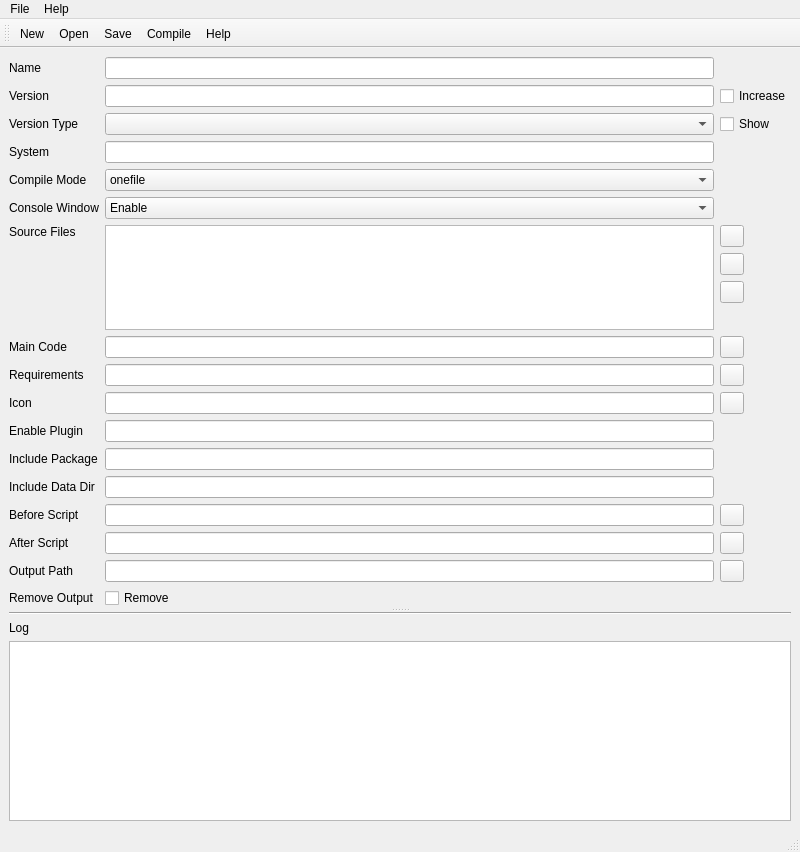
<?xml version="1.0" encoding="UTF-8"?>
<ui version="4.0">
 <class>MainWindow</class>
 <widget class="QMainWindow" name="MainWindow">
  <property name="geometry">
   <rect>
    <x>0</x>
    <y>0</y>
    <width>800</width>
    <height>852</height>
   </rect>
  </property>
  <property name="windowTitle">
   <string>MainWindow</string>
  </property>
  <widget class="QWidget" name="centralwidget">
   <layout class="QVBoxLayout" name="verticalLayout_2">
    <item>
     <widget class="QSplitter" name="splitter">
      <property name="orientation">
       <enum>Qt::Vertical</enum>
      </property>
      <widget class="QWidget" name="layoutWidget">
       <layout class="QGridLayout" name="gridLayout">
        <item row="0" column="0">
         <widget class="QLabel" name="nameLabel">
          <property name="text">
           <string>Name</string>
          </property>
         </widget>
        </item>
        <item row="0" column="1">
         <widget class="QLineEdit" name="nameLineEdit"/>
        </item>
        <item row="1" column="0">
         <widget class="QLabel" name="versionLabel">
          <property name="text">
           <string>Version</string>
          </property>
         </widget>
        </item>
        <item row="1" column="1">
         <widget class="QLineEdit" name="versionLineEdit"/>
        </item>
        <item row="1" column="2">
         <widget class="QCheckBox" name="versionIncreaseCheckBox">
          <property name="text">
           <string>Increase</string>
          </property>
         </widget>
        </item>
        <item row="2" column="0">
         <widget class="QLabel" name="versionTypeLabel">
          <property name="text">
           <string>Version Type</string>
          </property>
         </widget>
        </item>
        <item row="2" column="1">
         <widget class="QComboBox" name="versionTypeComboBox"/>
        </item>
        <item row="2" column="2">
         <widget class="QCheckBox" name="showVersionTypeCheckBox">
          <property name="text">
           <string>Show</string>
          </property>
         </widget>
        </item>
        <item row="3" column="0">
         <widget class="QLabel" name="systemLabel">
          <property name="text">
           <string>System</string>
          </property>
         </widget>
        </item>
        <item row="3" column="1">
         <widget class="QLineEdit" name="systemLineEdit">
          <property name="readOnly">
           <bool>true</bool>
          </property>
         </widget>
        </item>
        <item row="4" column="0">
         <widget class="QLabel" name="compileModeLabel">
          <property name="text">
           <string>Compile Mode</string>
          </property>
         </widget>
        </item>
        <item row="4" column="1">
         <widget class="QComboBox" name="compileModeComboBox">
          <item>
           <property name="text">
            <string>onefile</string>
           </property>
          </item>
          <item>
           <property name="text">
            <string>standalone</string>
           </property>
          </item>
         </widget>
        </item>
        <item row="5" column="0">
         <widget class="QLabel" name="consoleLabel">
          <property name="text">
           <string>Console Window</string>
          </property>
         </widget>
        </item>
        <item row="5" column="1">
         <widget class="QComboBox" name="consoleComboBox">
          <item>
           <property name="text">
            <string>Enable</string>
           </property>
          </item>
          <item>
           <property name="text">
            <string>Disable</string>
           </property>
          </item>
         </widget>
        </item>
        <item row="6" column="0">
         <widget class="QLabel" name="sourceFilesLabel">
          <property name="text">
           <string>Source Files</string>
          </property>
          <property name="alignment">
           <set>Qt::AlignLeading|Qt::AlignLeft|Qt::AlignTop</set>
          </property>
         </widget>
        </item>
        <item row="6" column="1">
         <widget class="QListWidget" name="sourceFilesListWidget"/>
        </item>
        <item row="6" column="2">
         <layout class="QVBoxLayout" name="verticalLayout">
          <item>
           <widget class="QPushButton" name="sourceFolderPushButton">
            <property name="maximumSize">
             <size>
              <width>24</width>
              <height>24</height>
             </size>
            </property>
            <property name="text">
             <string/>
            </property>
            <property name="icon">
             <iconset resource="../resources/resources.qrc">
              <normaloff>:/resources/icon/folder.png</normaloff>:/resources/icon/folder.png</iconset>
            </property>
           </widget>
          </item>
          <item>
           <widget class="QPushButton" name="sourceFilePushButton">
            <property name="maximumSize">
             <size>
              <width>24</width>
              <height>24</height>
             </size>
            </property>
            <property name="text">
             <string/>
            </property>
            <property name="icon">
             <iconset resource="../resources/resources.qrc">
              <normaloff>:/resources/icon/document_text.png</normaloff>:/resources/icon/document_text.png</iconset>
            </property>
           </widget>
          </item>
          <item>
           <widget class="QPushButton" name="sourceRemovePushButton">
            <property name="maximumSize">
             <size>
              <width>24</width>
              <height>24</height>
             </size>
            </property>
            <property name="text">
             <string/>
            </property>
            <property name="icon">
             <iconset resource="../resources/resources.qrc">
              <normaloff>:/resources/icon/subtract.png</normaloff>:/resources/icon/subtract.png</iconset>
            </property>
           </widget>
          </item>
          <item>
           <spacer name="verticalSpacer_2">
            <property name="orientation">
             <enum>Qt::Vertical</enum>
            </property>
            <property name="sizeHint" stdset="0">
             <size>
              <width>67</width>
              <height>13</height>
             </size>
            </property>
           </spacer>
          </item>
         </layout>
        </item>
        <item row="7" column="0">
         <widget class="QLabel" name="mainCodeLabel">
          <property name="text">
           <string>Main Code</string>
          </property>
         </widget>
        </item>
        <item row="7" column="1">
         <widget class="QLineEdit" name="mainCodeLineEdit"/>
        </item>
        <item row="7" column="2">
         <widget class="QPushButton" name="mainCodePushButton">
          <property name="maximumSize">
           <size>
            <width>24</width>
            <height>24</height>
           </size>
          </property>
          <property name="text">
           <string/>
          </property>
          <property name="icon">
           <iconset resource="../resources/resources.qrc">
            <normaloff>:/resources/icon/document_text.png</normaloff>:/resources/icon/document_text.png</iconset>
          </property>
         </widget>
        </item>
        <item row="8" column="0">
         <widget class="QLabel" name="requirementsLabel">
          <property name="text">
           <string>Requirements</string>
          </property>
         </widget>
        </item>
        <item row="8" column="1">
         <widget class="QLineEdit" name="requirementsLineEdit"/>
        </item>
        <item row="8" column="2">
         <widget class="QPushButton" name="requirementsPushButton">
          <property name="maximumSize">
           <size>
            <width>24</width>
            <height>24</height>
           </size>
          </property>
          <property name="text">
           <string/>
          </property>
          <property name="icon">
           <iconset resource="../resources/resources.qrc">
            <normaloff>:/resources/icon/document_text.png</normaloff>:/resources/icon/document_text.png</iconset>
          </property>
         </widget>
        </item>
        <item row="9" column="0">
         <widget class="QLabel" name="iconLabel">
          <property name="text">
           <string>Icon</string>
          </property>
         </widget>
        </item>
        <item row="9" column="1">
         <widget class="QLineEdit" name="iconLineEdit"/>
        </item>
        <item row="9" column="2">
         <widget class="QPushButton" name="iconPushButton">
          <property name="maximumSize">
           <size>
            <width>24</width>
            <height>24</height>
           </size>
          </property>
          <property name="text">
           <string/>
          </property>
          <property name="icon">
           <iconset resource="../resources/resources.qrc">
            <normaloff>:/resources/icon/more_horizontal.png</normaloff>:/resources/icon/more_horizontal.png</iconset>
          </property>
         </widget>
        </item>
        <item row="10" column="0">
         <widget class="QLabel" name="enablePluginLabel">
          <property name="text">
           <string>Enable Plugin</string>
          </property>
         </widget>
        </item>
        <item row="10" column="1">
         <widget class="QLineEdit" name="enablePluginLineEdit"/>
        </item>
        <item row="11" column="0">
         <widget class="QLabel" name="includePackageLabel">
          <property name="text">
           <string>Include Package</string>
          </property>
         </widget>
        </item>
        <item row="11" column="1">
         <widget class="QLineEdit" name="includePackageLineEdit"/>
        </item>
        <item row="12" column="0">
         <widget class="QLabel" name="includeDataDirLabel">
          <property name="text">
           <string>Include Data Dir</string>
          </property>
         </widget>
        </item>
        <item row="12" column="1">
         <widget class="QLineEdit" name="includeDataDirLineEdit"/>
        </item>
        <item row="13" column="0">
         <widget class="QLabel" name="beforeScriptLabel">
          <property name="text">
           <string>Before Script</string>
          </property>
         </widget>
        </item>
        <item row="13" column="1">
         <widget class="QLineEdit" name="beforeScriptLineEdit"/>
        </item>
        <item row="13" column="2">
         <widget class="QPushButton" name="beforeScriptPushButton">
          <property name="maximumSize">
           <size>
            <width>24</width>
            <height>24</height>
           </size>
          </property>
          <property name="text">
           <string/>
          </property>
          <property name="icon">
           <iconset resource="../resources/resources.qrc">
            <normaloff>:/resources/icon/more_horizontal.png</normaloff>:/resources/icon/more_horizontal.png</iconset>
          </property>
         </widget>
        </item>
        <item row="14" column="0">
         <widget class="QLabel" name="afterScriptLabel">
          <property name="text">
           <string>After Script</string>
          </property>
         </widget>
        </item>
        <item row="14" column="1">
         <widget class="QLineEdit" name="afterScriptLineEdit"/>
        </item>
        <item row="14" column="2">
         <widget class="QPushButton" name="afterScriptPushButton">
          <property name="maximumSize">
           <size>
            <width>24</width>
            <height>24</height>
           </size>
          </property>
          <property name="text">
           <string/>
          </property>
          <property name="icon">
           <iconset resource="../resources/resources.qrc">
            <normaloff>:/resources/icon/more_horizontal.png</normaloff>:/resources/icon/more_horizontal.png</iconset>
          </property>
         </widget>
        </item>
        <item row="15" column="0">
         <widget class="QLabel" name="outputPathLabel">
          <property name="text">
           <string>Output Path</string>
          </property>
         </widget>
        </item>
        <item row="15" column="1">
         <widget class="QLineEdit" name="outputPathLineEdit"/>
        </item>
        <item row="15" column="2">
         <widget class="QPushButton" name="outputPathPushButton">
          <property name="maximumSize">
           <size>
            <width>24</width>
            <height>24</height>
           </size>
          </property>
          <property name="text">
           <string/>
          </property>
          <property name="icon">
           <iconset resource="../resources/resources.qrc">
            <normaloff>:/resources/icon/folder.png</normaloff>:/resources/icon/folder.png</iconset>
          </property>
         </widget>
        </item>
        <item row="16" column="0">
         <widget class="QLabel" name="removeOutputLabel">
          <property name="text">
           <string>Remove Output</string>
          </property>
         </widget>
        </item>
        <item row="16" column="1">
         <widget class="QCheckBox" name="removeOutputCheckBox">
          <property name="text">
           <string>Remove</string>
          </property>
         </widget>
        </item>
       </layout>
      </widget>
      <widget class="QWidget" name="layoutWidget">
       <layout class="QVBoxLayout" name="verticalLayout_3">
        <item>
         <widget class="Line" name="line">
          <property name="orientation">
           <enum>Qt::Horizontal</enum>
          </property>
         </widget>
        </item>
        <item>
         <widget class="QLabel" name="logLabel">
          <property name="text">
           <string>Log</string>
          </property>
         </widget>
        </item>
        <item>
         <widget class="QPlainTextEdit" name="logPlainTextEdit">
          <property name="minimumSize">
           <size>
            <width>0</width>
            <height>180</height>
           </size>
          </property>
         </widget>
        </item>
       </layout>
      </widget>
     </widget>
    </item>
   </layout>
  </widget>
  <widget class="QMenuBar" name="menubar">
   <property name="geometry">
    <rect>
     <x>0</x>
     <y>0</y>
     <width>800</width>
     <height>21</height>
    </rect>
   </property>
   <widget class="QMenu" name="menuFile">
    <property name="title">
     <string>File</string>
    </property>
    <addaction name="actionNew"/>
    <addaction name="actionOpen"/>
   </widget>
   <widget class="QMenu" name="menuHelp">
    <property name="title">
     <string>Help</string>
    </property>
    <addaction name="actionHelp"/>
   </widget>
   <addaction name="menuFile"/>
   <addaction name="menuHelp"/>
  </widget>
  <widget class="QStatusBar" name="statusbar"/>
  <widget class="QToolBar" name="toolBar">
   <property name="windowTitle">
    <string>toolBar</string>
   </property>
   <attribute name="toolBarArea">
    <enum>TopToolBarArea</enum>
   </attribute>
   <attribute name="toolBarBreak">
    <bool>false</bool>
   </attribute>
   <addaction name="actionNew"/>
   <addaction name="actionOpen"/>
   <addaction name="actionSave"/>
   <addaction name="actionCompile"/>
   <addaction name="actionHelp"/>
  </widget>
  <action name="actionOpen">
   <property name="icon">
    <iconset resource="../resources/resources.qrc">
     <normaloff>:/resources/icon/folder_open.png</normaloff>:/resources/icon/folder_open.png</iconset>
   </property>
   <property name="text">
    <string>Open</string>
   </property>
  </action>
  <action name="actionAbout">
   <property name="text">
    <string>About</string>
   </property>
  </action>
  <action name="actionNuitka">
   <property name="text">
    <string>Nuitka</string>
   </property>
  </action>
  <action name="actionPyInstaller">
   <property name="text">
    <string>PyInstaller</string>
   </property>
  </action>
  <action name="actionCompile">
   <property name="icon">
    <iconset resource="../resources/resources.qrc">
     <normaloff>:/resources/icon/play.png</normaloff>:/resources/icon/play.png</iconset>
   </property>
   <property name="text">
    <string>Compile</string>
   </property>
   <property name="menuRole">
    <enum>QAction::NoRole</enum>
   </property>
  </action>
  <action name="actionHelp">
   <property name="icon">
    <iconset resource="../resources/resources.qrc">
     <normaloff>:/resources/icon/help.png</normaloff>:/resources/icon/help.png</iconset>
   </property>
   <property name="text">
    <string>Help</string>
   </property>
  </action>
  <action name="actionSave">
   <property name="icon">
    <iconset resource="../resources/resources.qrc">
     <normaloff>:/resources/icon/save.png</normaloff>:/resources/icon/save.png</iconset>
   </property>
   <property name="text">
    <string>Save</string>
   </property>
   <property name="menuRole">
    <enum>QAction::NoRole</enum>
   </property>
  </action>
  <action name="actionNew">
   <property name="icon">
    <iconset resource="../resources/resources.qrc">
     <normaloff>:/resources/icon/document_add.png</normaloff>:/resources/icon/document_add.png</iconset>
   </property>
   <property name="text">
    <string>New</string>
   </property>
  </action>
 </widget>
 <resources>
  <include location="../resources/resources.qrc"/>
 </resources>
 <connections/>
</ui>
